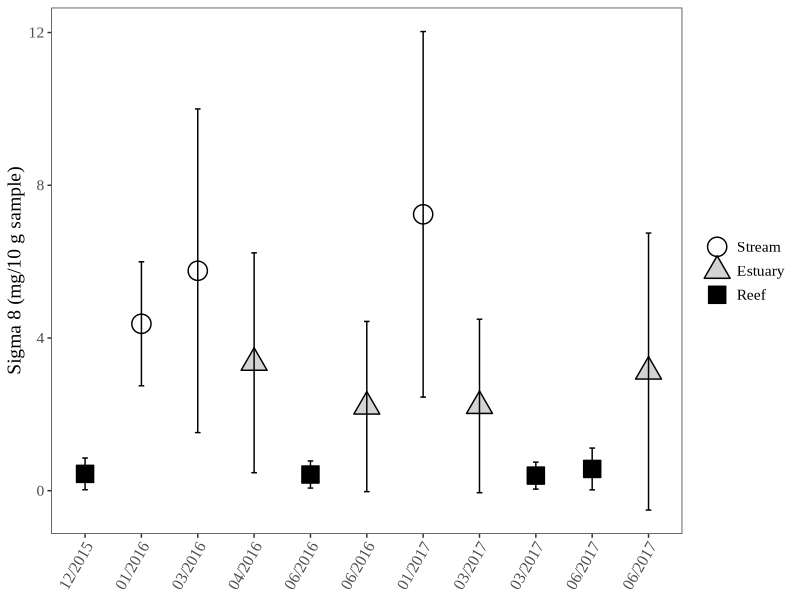
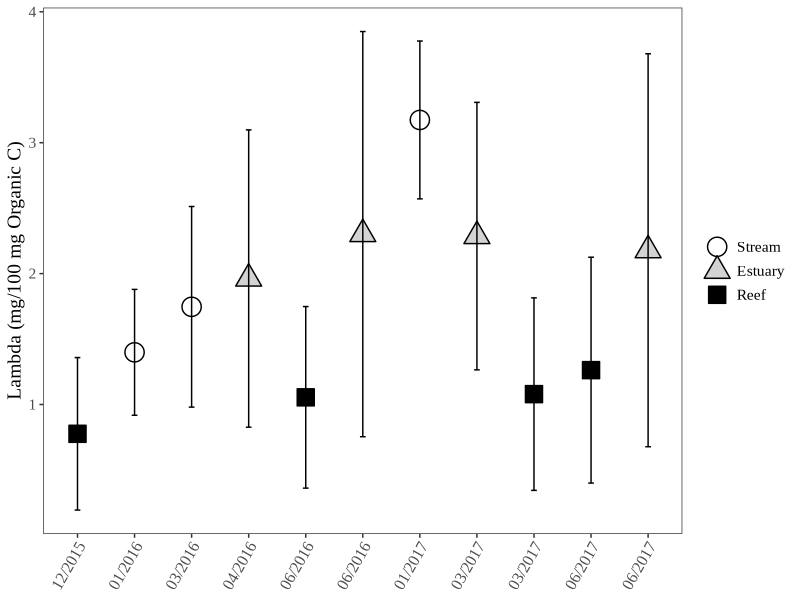
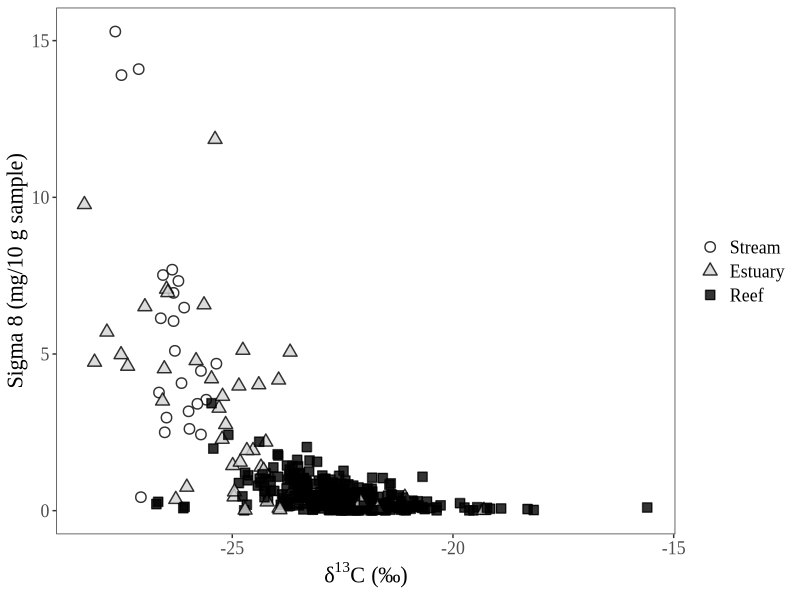
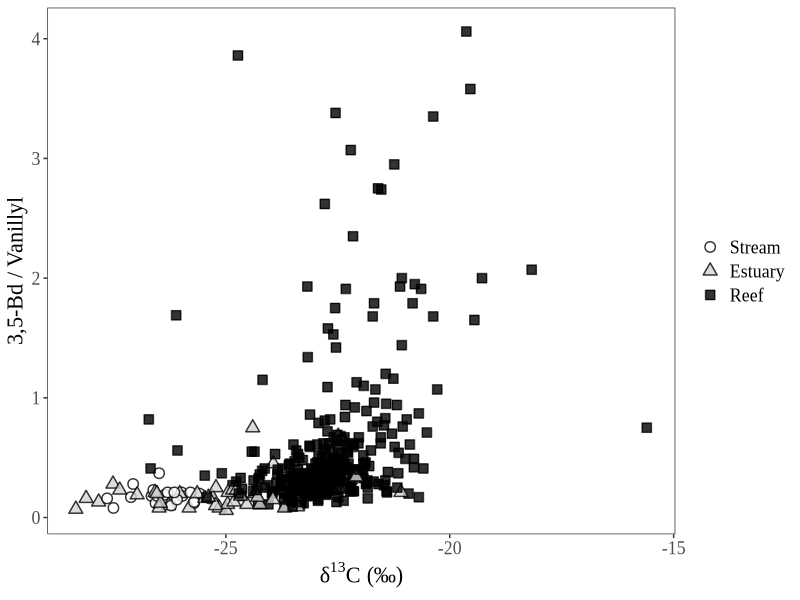
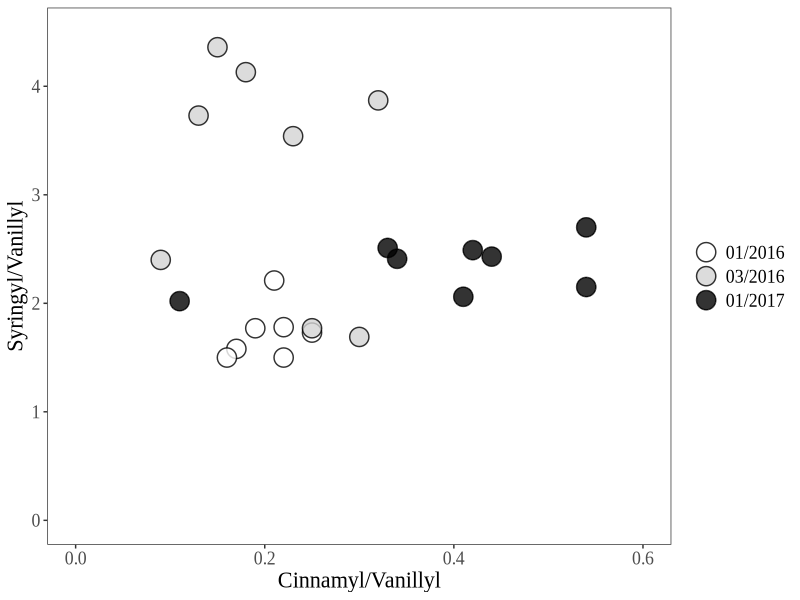
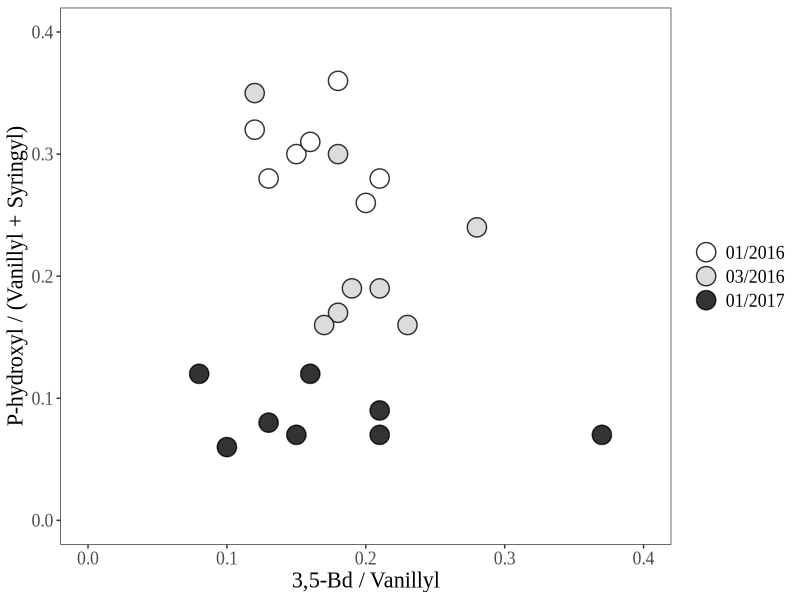

The R source for these figures, in order:
## ---- chunk 1
knitr::opts_chunk$set(echo = TRUE)
## ---- chunk 2

master <- read.csv("RAPID_Master_Datasheet_add_region_streamcode.csv") # Loads the newly updated dataset, as of April 8, 2019. This same dataset is used for the linear mixed effects models.

# In addition, all NDs from Matthieu's original reports are replaced as NAs. For reasoning on why they are not 0s, see either of the other RMarkdown files in this project folder.

# Alright, so the seven outliers I'm removing will be 56, 66, 164, 238, 300, 387, and 389 from the original dataset. For reasoning on these 7, see LMEM Markdown file in this same project.

mastered <- master[ -c(56, 66, 164, 238, 300, 387, 389), ] # Removes outliers from original dataset.

# This dataset has already been QAQCed.

library(tidyverse)

## ---- chunk 3

# First, we will plot overall Sigma 8 and Lambda values.

Fig3_Stats <- mastered %>% # Takes the original dataset and then ...
  group_by(Group, Environment) %>% # Groups by date and environment and then ...
  summarize(Sig8 = mean(Sigma8, na.rm = TRUE), Sig8sd = sd(Sigma8, na.rm = TRUE), 
            Lam = mean(Lambda, na.rm = TRUE), Lamsd = sd(Lambda, na.rm = TRUE)) %>% # Summarizes and then...
  ungroup() # Ungroups data.

Fig3_Stats$Environment <- factor(Fig3_Stats$Environment, levels = c( "Stream", "Estuary", "Reef")) # Relevels.
Fig3_Stats$Group <- factor(Fig3_Stats$Group, levels = c( "A", "B", "C", "D", "E", "F", "I", "H", "G", "J", "K")) # Relevel the "Group" column so that it's presented in the best chronological order.

#tiff(filename = "/Users/heililowman/Documents/UC_Santa_Barbara/Research_Lignin/Figures/Manuscript_figure_files/Fig3A.tiff", width=6, height=4, unit="in", res=400) 
fig3a <- ggplot(Fig3_Stats, aes(Group, Sig8, shape=Environment, fill=Environment)) +
  scale_x_discrete(labels = c("12/2015", "01/2016", "03/2016", "04/2016", "06/2016", "06/2016", "01/2017", "03/2017", "03/2017", "06/2017", "06/2017")) +
  geom_point(size = 6,
             stroke = 0.75) + 
  scale_shape_manual(values = c(21, 24, 22)) +
  scale_fill_manual(values = c("white", "lightgrey", "black")) +
  geom_errorbar(data=Fig3_Stats, aes(ymin=Sig8-Sig8sd,ymax=Sig8+Sig8sd), width=0.1) +
  xlab("Sample Date") +
  ylab("Sigma 8 (mg/10 g sample)") + 
  theme_bw() +
  theme(panel.grid.major = element_blank(), panel.grid.minor = element_blank(),panel.background = element_blank()) + # This ensures the whole data grid is boxed in, which looks cleaner in text.
  theme(text=element_text(family="Times New Roman", size=14)) +
  theme(axis.text.x = element_text(angle = 60, hjust = 1)) +
  theme(axis.title.x=element_blank()) +
  theme(legend.title = element_blank())
#dev.off()

fig3a

#tiff(filename = "/Users/heililowman/Documents/UC_Santa_Barbara/Research_Lignin/Figures/Manuscript_figure_files/Fig3B.tiff", width=6, height=4, unit="in", res=400) 
fig3b <- ggplot(Fig3_Stats, aes(Group, Lam, shape=Environment, fill=Environment)) +
  scale_x_discrete(labels = c("12/2015", "01/2016", "03/2016", "04/2016", "06/2016", "06/2016", "01/2017", "03/2017", "03/2017", "06/2017", "06/2017")) +
  geom_point(size = 6,
             stroke = 0.75) + 
  scale_shape_manual(values = c(21, 24, 22)) +
  scale_fill_manual(values = c("white", "lightgrey", "black")) +
  geom_errorbar(data=Fig3_Stats, aes(ymin=Lam-Lamsd,ymax=Lam+Lamsd), width=0.1) +
  xlab("Sample Date") +
  ylab("Lambda (mg/100 mg Organic C)") + 
  theme_bw() +
  theme(panel.grid.major = element_blank(), panel.grid.minor = element_blank(),panel.background = element_blank()) +
  theme(text=element_text(family="Times New Roman", size=14)) +
  theme(axis.text.x = element_text(angle = 60, hjust = 1)) +
  theme(axis.title.x=element_blank()) +
  theme(legend.title = element_blank())
#dev.off()

fig3b

## ---- chunk 4

# Next, we will plot isotopic data versus Sigma 8 and 3,5-Bd/V values.

# I will remove one egregious outlier - this was not removed during the LMEMs since those models dealt with lignin phenol values only (and had no isotopes as fixed or random effects).

mastered$Environment <- factor(mastered$Environment, levels = c( "Stream", "Estuary", "Reef")) # Relevels.

masterer <- mastered[-181,] # Removes the crazy high outlier for d13C.

# I have also removed the designation of near/far from stream and just represented all marine sediments as reef sites - this distinction was not important in any of the models I ran, and I feel it doesn't add anything to the visual. Also, this will keep things consistent legend-wise with Figure 3.

#tiff(filename = "/Users/heililowman/Documents/UC_Santa_Barbara/Research_Lignin/Figures/Manuscript_figure_files/Fig4.tiff", width=10, height=6, unit="in", res=400) 
fig4 <- ggplot(masterer, aes (x=d13C, y=Sigma8, shape=Environment, fill=Environment)) +
  geom_point(size=3,
             stroke = 0.75,
             alpha = 0.8) +
  scale_shape_manual(values = c(21, 24, 22)) +
  scale_fill_manual(values = c("white", "lightgrey", "black")) +
  theme_bw() +
  theme(panel.grid.major = element_blank(), panel.grid.minor = element_blank(),panel.background = element_blank()) +
  theme(text=element_text(family="Times New Roman", size=16)) +
  xlab(expression("δ"^{13}*"C (‰)")) + # GAH! It's AMAZING I GOT THE SUPERSCRIPT TO WORK!!!
  ylab("Sigma 8 (mg/10 g sample)") +
  theme(legend.title = element_blank())
#dev.off

fig4

#tiff(filename = "/Users/heililowman/Documents/UC_Santa_Barbara/Research_Lignin/Figures/Manuscript_figure_files/Fig5.tiff", width=10, height=6, unit="in", res=400) 
fig5 <- ggplot(masterer, aes (x=d13C, y=Bd.V, shape=Environment, fill=Environment)) +
  geom_point(size=3,
             stroke = 0.75,
             alpha = 0.8) +
  scale_shape_manual(values = c(21, 24, 22)) +
  scale_fill_manual(values = c("white", "lightgrey", "black")) +
  theme_bw() +
  theme(panel.grid.major = element_blank(), panel.grid.minor = element_blank(),panel.background = element_blank()) +
  theme(text=element_text(family="Times New Roman", size=16)) +
  xlab(expression("δ"^{13}*"C (‰)")) +
  ylab("3,5-Bd / Vanillyl") +
  theme(legend.title = element_blank())
#dev.off

fig5

## ---- chunk 5

# So, this will be a plot of stream S/V and C/V values, but the boxes for source material will need to be added in in Powerpoint.

stream <- mastered %>%
  filter(Environment=="Stream") # Creates dataset of only stream data.

#tiff(filename = "/Users/heililowman/Documents/UC_Santa_Barbara/Research_Lignin/Figures/Manuscript_figure_files/Fig6.tiff", width=8, height=6, unit="in", res=400) 
fig6 <- ggplot(stream, aes (C.V,S.V, shape=Group_2, fill=Group_2)) +
  geom_point(size=6,
             stroke = 0.75,
             alpha = 0.8) +
  scale_shape_manual(values = c(21, 21, 21), labels = c("01/2016", "03/2016", "01/2017")) +
  scale_fill_manual(values = c("white", "lightgrey", "black"), labels = c("01/2016", "03/2016", "01/2017")) + # Need to duplicate labels in both calls so that legend works.
  xlim(0,0.6) +
  ylim(0,4.5) +
  theme_bw() +
  theme(panel.grid.major = element_blank(), panel.grid.minor = element_blank(),panel.background = element_blank()) +
  theme(text=element_text(family="Times New Roman", size=16)) +
  xlab("Cinnamyl/Vanillyl") +
  ylab("Syringyl/Vanillyl") +
  theme(legend.title = element_blank())
#dev.off

fig6

## ---- chunk 6

## ---- chunk 7

# Similar to Figure 6, this figure will plot degradation parameters for stream data only.

#tiff(filename = "/Users/heililowman/Documents/UC_Santa_Barbara/Research_Lignin/Figures/Manuscript_figure_files/Fig8.tiff", width=8, height=6, unit="in", res=400) 
fig8 <- ggplot(stream, aes (Bd.V,P..V.S., shape=Group_2, fill=Group_2)) +
  geom_point(size=6,
             stroke = 0.75,
             alpha = 0.8) +
  scale_shape_manual(values = c(21, 21, 21), labels = c("01/2016", "03/2016", "01/2017")) +
  scale_fill_manual(values = c("white", "lightgrey", "black"), labels = c("01/2016", "03/2016", "01/2017")) +
  xlim(0,0.4) +
  ylim(0,0.4) +
  theme_bw() +
  theme(panel.grid.major = element_blank(), panel.grid.minor = element_blank(),panel.background = element_blank()) +
  theme(text=element_text(family="Times New Roman", size=16)) +
  xlab("3,5-Bd / Vanillyl") +
  ylab("P-hydroxyl / (Vanillyl + Syringyl)") +
  theme(legend.title = element_blank())
#dev.off

fig8
